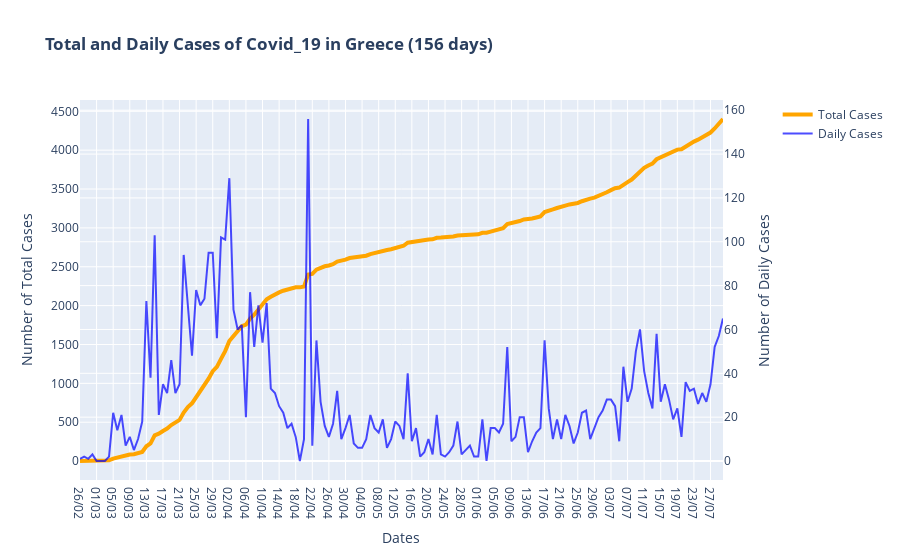

This figure's notebook cell:
### Markdown cell above
## Total and Daily number of cases

### Code cell
# Figure with secondary y-axis
fig = make_subplots(specs=[[{"secondary_y": True}]])

# Traces - Bars and line
fig.add_trace(
    go.Scatter(x=df.index, y=df['Total Cases'], name='Total Cases', line_width=4, line_color='orange'),
    secondary_y=False,
)

fig.add_trace(
    go.Scatter(x=df.index, y=df['Daily Cases'], name='Daily Cases', line_color='blue',opacity = 0.7),
    secondary_y=True,
)

# Figure Title
fig.update_layout(
    title_text='<b>Total and Daily Cases of Covid_19 in Greece ('+str(len(df['Total Cases']))+' days)</b>'
)

# x-axis and y-axes titles
fig.update_xaxes(title_text='Dates')
fig.update_yaxes(title_text='Number of Total Cases', secondary_y=False)
fig.update_yaxes(title_text='Number of Daily Cases', secondary_y=True)

fig.update_layout(hovermode='x unified')

fig.show()

### Figure 1 — Plotly figure (JSON) as saved in the notebook; plotly's stock layout.template omitted (floating-point values rounded to 4 significant figures; data arrays with more than 128 entries replaced by an {"elided": "..."} marker saying what was removed)
{"data": [{"line": {"color": "orange", "width": 4}, "name": "Total Cases", "type": "scatter", "x": {"elided": "156 str values"}, "xaxis": "x", "y": {"elided": "156 int values"}, "yaxis": "y"}, {"line": {"color": "blue"}, "name": "Daily Cases", "opacity": 0.7, "type": "scatter", "x": {"elided": "156 str values"}, "xaxis": "x", "y": {"elided": "156 int values"}, "yaxis": "y2"}], "layout": {"hovermode": "x unified", "title": {"text": "<b>Total and Daily Cases of Covid_19 in Greece (156 days)</b>"}, "xaxis": {"anchor": "y", "domain": [0, 0.94], "title": {"text": "Dates"}}, "yaxis": {"anchor": "x", "domain": [0, 1], "title": {"text": "Number of Total Cases"}}, "yaxis2": {"anchor": "x", "overlaying": "y", "side": "right", "title": {"text": "Number of Daily Cases"}}}}
